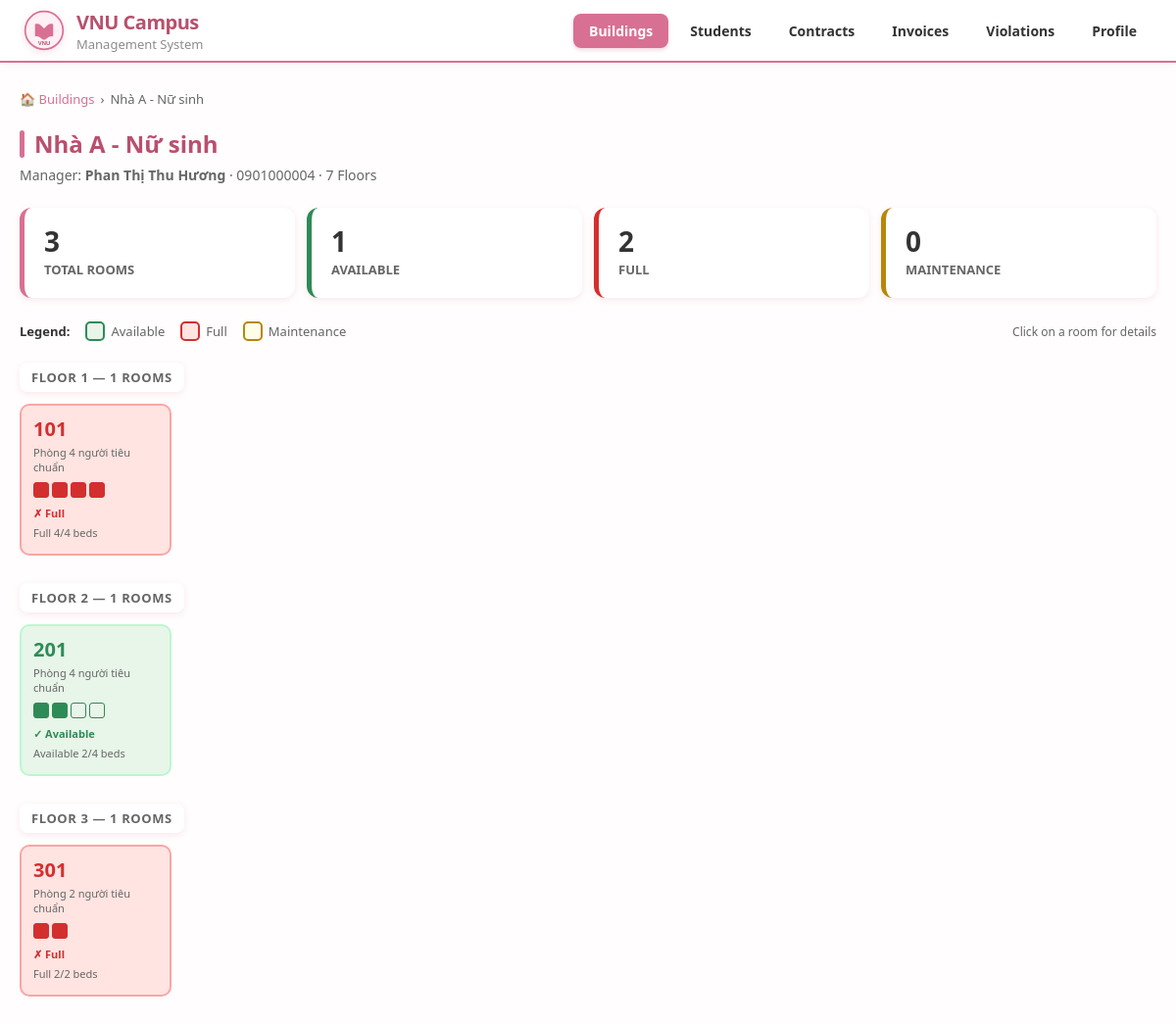
The page /ktx/RoomDetailView.php?building_id=1 on the database its author committed.
### tables this page shows
CREATE TABLE buildings (
    building_id    INT           NOT NULL AUTO_INCREMENT,
    building_code  VARCHAR(10)   NOT NULL UNIQUE,
    building_name  VARCHAR(100)  NOT NULL,
    gender_type    ENUM('male','female','mixed') NOT NULL,
    total_floors   TINYINT       NOT NULL DEFAULT 1,
    total_rooms    SMALLINT      NOT NULL DEFAULT 0,
    manager_name   VARCHAR(100)  DEFAULT NULL,
    manager_phone  VARCHAR(15)   DEFAULT NULL,
    description    TEXT          DEFAULT NULL,
    is_active      TINYINT(1)    NOT NULL DEFAULT 1,
    created_at     DATETIME      NOT NULL DEFAULT CURRENT_TIMESTAMP,
    updated_at     DATETIME      NOT NULL DEFAULT CURRENT_TIMESTAMP ON UPDATE CURRENT_TIMESTAMP,
    created_by     INT           DEFAULT NULL,              
    updated_by     INT           DEFAULT NULL,              
    PRIMARY KEY (building_id)
);

CREATE TABLE rooms (
    room_id           INT           NOT NULL AUTO_INCREMENT,
    building_id       INT           NOT NULL,
    type_id           INT           NOT NULL,               
    room_number       VARCHAR(10)   NOT NULL,
    floor             TINYINT       NOT NULL,
    current_occupancy TINYINT       NOT NULL DEFAULT 0,
    extra_facilities  JSON          DEFAULT NULL           COMMENT 'Tiện nghi bổ sung riêng phòng này',
    status_code       VARCHAR(50)   NOT NULL DEFAULT 'available',
    notes             TEXT          DEFAULT NULL,
    created_at        DATETIME      NOT NULL DEFAULT CURRENT_TIMESTAMP,
    updated_at        DATETIME      NOT NULL DEFAULT CURRENT_TIMESTAMP ON UPDATE CURRENT_TIMESTAMP,
    created_by        INT           DEFAULT NULL,           
    updated_by        INT           DEFAULT NULL,           
    PRIMARY KEY (room_id),
    FOREIGN KEY (building_id) REFERENCES buildings(building_id) ON DELETE CASCADE,
    FOREIGN KEY (type_id)     REFERENCES room_types(type_id),
    UNIQUE KEY uq_room (building_id, room_number),
    INDEX idx_status_code (status_code)
);

CREATE TABLE room_types (
    type_id          INT            NOT NULL AUTO_INCREMENT,
    type_code        VARCHAR(20)    NOT NULL UNIQUE   COMMENT 'vd: STANDARD_4, VIP_2',
    type_name        VARCHAR(100)   NOT NULL          COMMENT 'vd: Phòng 4 người tiêu chuẩn',
    capacity         TINYINT        NOT NULL          COMMENT 'Sức chứa tối đa',
    price_per_month  DECIMAL(10,2)  NOT NULL          COMMENT 'Giá thuê/tháng hiện hành',
    area_m2          DECIMAL(5,2)   DEFAULT NULL,
    default_facilities JSON         DEFAULT NULL      COMMENT 'Tiện nghi mặc định của loại phòng',
    description      TEXT           DEFAULT NULL,
    is_active        TINYINT(1)     NOT NULL DEFAULT 1,
    created_at       DATETIME       NOT NULL DEFAULT CURRENT_TIMESTAMP,
    updated_at       DATETIME       NOT NULL DEFAULT CURRENT_TIMESTAMP ON UPDATE CURRENT_TIMESTAMP,
    created_by       INT            DEFAULT NULL,
    updated_by       INT            DEFAULT NULL,
    PRIMARY KEY (type_id)
);

### ktx/RoomDetailView.php (the view, shortened to what this page needs)
<?php
$host = 'localhost'; $db = 'campus_final'; $user = 'root'; $pass = ''; $charset = 'utf8mb4';
try {
    $pdo = new PDO("mysql:host=$host;dbname=$db;charset=$charset", $user, $pass, [
        PDO::ATTR_ERRMODE => PDO::ERRMODE_EXCEPTION, PDO::ATTR_DEFAULT_FETCH_MODE => PDO::FETCH_ASSOC, PDO::ATTR_EMULATE_PREPARES => false,
    ]);
} catch (PDOException $e) { die('<p style="color:red">DB Connection Failed: ' . htmlspecialchars($e->getMessage()) . '</p>'); }
$buildingId = filter_input(INPUT_GET, 'building_id', FILTER_VALIDATE_INT);
$stmtB = $pdo->prepare("SELECT * FROM buildings WHERE building_id = :id AND is_active = 1");
$stmtB->execute([':id' => $buildingId]);
$building = $stmtB->fetch();
$stmtR = $pdo->prepare("
    SELECT r.room_id, r.room_number, r.floor, r.current_occupancy, r.status_code, r.notes,
           rt.type_id, rt.type_name, rt.capacity, rt.price_per_month, rt.area_m2,
           (rt.capacity - r.current_occupancy) AS empty_beds
    FROM rooms r JOIN room_types rt ON rt.type_id = r.type_id
    WHERE r.building_id = :bid ORDER BY r.floor ASC, r.room_number ASC
");
$stmtR->execute([':bid' => $buildingId]);
$rooms = $stmtR->fetchAll();
$byFloor = []; foreach ($rooms as $room) $byFloor[$room['floor']][] = $room; ksort($byFloor);
$total     = count($rooms);
$available = count(array_filter($rooms, fn($r) => $r['status_code'] === 'available'));
$full      = count(array_filter($rooms, fn($r) => $r['status_code'] === 'full'));
$maint     = count(array_filter($rooms, fn($r) => $r['status_code'] === 'maintenance'));
function statusInfo(string $code): array {
    return match($code) {
        'available'   => ['class' => 'room-available', 'label' => 'Available',   'icon' => '✓'],
        'full'        => ['class' => 'room-full',      'label' => 'Full',        'icon' => '✗'],
        'maintenance' => ['class' => 'room-maint',     'label' => 'Maintenance', 'icon' => '⚙'],
        'closed'      => ['class' => 'room-closed',    'label' => 'Closed',      'icon' => '🔒'],
        default       => ['class' => 'room-unknown',   'label' => $code,         'icon' => '?'],
    };
}
include 'header.php';
?>
<main class="page">
    <div class="breadcrumb">
        <a href="BuildingListView.php">🏠 Buildings</a>
        <span>›</span>
        <span><?= htmlspecialchars($building['building_name']) ?></span>
    </div>
    <h1 class="page-title"><?= htmlspecialchars($building['building_name']) ?></h1>
    <p class="page-desc">
        Manager: <strong><?= htmlspecialchars($building['manager_name'] ?? '—') ?></strong>
        · <?= htmlspecialchars($building['manager_phone'] ?? '') ?>
        · <?= $building['total_floors'] ?> Floors
    </p>
    <div class="stats-row" style="display:flex; gap:12px; flex-wrap:wrap; margin-bottom:24px;">
        <div class="stat-card" style="flex:1; min-width:110px;">
            <div class="stat-value"><?= $total ?></div><div class="stat-label">Total Rooms</div>
        </div>
        <div class="stat-card green" style="flex:1; min-width:110px;">
            <div class="stat-value"><?= $available ?></div><div class="stat-label">Available</div>
        </div>
        <div class="stat-card red" style="flex:1; min-width:110px;">
            <div class="stat-value"><?= $full ?></div><div class="stat-label">Full</div>
        </div>
        <div class="stat-card yellow" style="flex:1; min-width:110px;">
            <div class="stat-value"><?= $maint ?></div><div class="stat-label">Maintenance</div>
        </div>
    </div>
    <div style="display:flex; gap:16px; flex-wrap:wrap; margin-bottom:22px; align-items:center;">
        <strong style="font-size:13px">Legend:</strong>
        <div style="display:flex;align-items:center;gap:6px;font-size:13px;color:var(--muted);"><div style="width:20px;height:20px;border-radius:5px;background:var(--green-lt);border:2px solid var(--green);"></div> Available</div>
        <div style="display:flex;align-items:center;gap:6px;font-size:13px;color:var(--muted);"><div style="width:20px;height:20px;border-radius:5px;background:var(--red-lt);border:2px solid var(--red);"></div> Full</div>
        <div style="display:flex;align-items:center;gap:6px;font-size:13px;color:var(--muted);"><div style="width:20px;height:20px;border-radius:5px;background:var(--yellow-lt);border:2px solid var(--yellow);"></div> Maintenance</div>
        <span style="font-size:12px;color:var(--muted);margin-left:auto">Click on a room for details</span>
    </div>
    <?php if (empty($rooms)): ?>
        <div class="empty">No rooms available in this building.</div>
    <?php else: ?>
        <?php foreach ($byFloor as $floor => $floorRooms): ?>
        <div style="margin-bottom: 28px;">
            <div style="font-size:13px;font-weight:700;color:var(--muted);text-transform:uppercase;letter-spacing:.6px;padding:6px 12px;background:var(--card);border-radius:8px;display:inline-block;margin-bottom:12px;box-shadow:var(--shadow);">
                Floor <?= $floor ?> — <?= count($floorRooms) ?> rooms
            </div>
            <div style="display:grid; grid-template-columns:repeat(auto-fill, minmax(140px, 1fr)); gap:12px;">
                <?php foreach ($floorRooms as $room):
                    $info      = statusInfo($room['status_code']);
                    $capacity  = (int)$room['capacity'];
                    $occupied  = (int)$room['current_occupancy'];
                    $emptyBeds = (int)$room['empty_beds'];
                    $bgColor = match($room['status_code']) { 'available' => 'var(--green-lt)', 'full' => 'var(--red-lt)', 'maintenance' => 'var(--yellow-lt)', default => '#f3f4f6' };
                    $bdColor = match($room['status_code']) { 'available' => '#bbf7d0', 'full' => '#fca5a5', 'maintenance' => '#fde68a', default => '#d1d5db' };
                    $txColor = match($room['status_code']) { 'available' => 'var(--green)', 'full' => 'var(--red)', 'maintenance' => 'var(--yellow)', default => 'var(--muted)' };
                ?>
                <div style="border-radius:10px; border:2px solid <?= $bdColor ?>; background:<?= $bgColor ?>; padding:14px 12px; cursor:pointer; transition:transform .15s, box-shadow .15s;"
                     onmouseover="this.style.transform='translateY(-3px)'; this.style.boxShadow='0 6px 16px rgba(0,0,0,.12)';"
                     onmouseout="this.style.transform='none'; this.style.boxShadow='none';"
                     onclick="showModal(<?= htmlspecialchars(json_encode([
                         'room_number'       => $room['room_number'],
                         'floor'             => $room['floor'],
                         'type_name'         => $room['type_name'],
                         'capacity'          => $capacity,
                         'current_occupancy' => $occupied,
                         'empty_beds'        => $emptyBeds,
                         'price_per_month'   => $room['price_per_month'],
                         'area_m2'           => $room['area_m2'],
                         'status_code'       => $room['status_code'],
                         'status_label'      => $info['label'],
                         'notes'             => $room['notes'],
                     ]), ENT_QUOTES) ?>)"
                     title="Room <?= htmlspecialchars($room['room_number']) ?> — <?= $info['label'] ?>">
                    <div style="font-size:20px;font-weight:800;line-height:1;margin-bottom:6px;color:<?= $txColor ?>;">
                        <?= htmlspecialchars($room['room_number']) ?>
                    </div>
                    <div style="font-size:11px;color:var(--muted);margin-bottom:8px;">
                        <?= htmlspecialchars($room['type_name']) ?>
                    </div>
                    <div style="display:flex;gap:3px;flex-wrap:wrap;margin-bottom:8px;color:<?= $txColor ?>;">
                        <?php for ($i = 0; $i < $capacity; $i++): ?>
                        <div style="width:16px;height:16px;border-radius:3px;border:1.5px solid currentColor;font-size:9px;display:flex;align-items:center;justify-content:center; <?= ($i < $occupied) ? 'background:currentColor;' : '' ?>"
                             title="<?= ($i < $occupied) ? 'Occupied' : 'Empty' ?>">
                        </div>
                        <?php endfor; ?>
                    </div>
                    <div style="font-size:11px;font-weight:700;display:flex;align-items:center;gap:3px;color:<?= $txColor ?>;">
                        <?= $info['icon'] ?> <?= $info['label'] ?>
                    </div>
                    <?php if ($room['status_code'] === 'available'): ?>
                    <div style="font-size:11px;color:var(--muted);margin-top:5px;">Available <?= $emptyBeds ?>/<?= $capacity ?> beds</div>
                    <?php elseif ($room['status_code'] === 'full'): ?>
                    <div style="font-size:11px;color:var(--muted);margin-top:5px;">Full <?= $capacity ?>/<?= $capacity ?> beds</div>
                    <?php endif; ?>
                </div>
                <?php endforeach; ?>
            </div>
        </div>
        <?php endforeach; ?>
    <?php endif; ?>
</main>
</body>
</html>

### ktx/style.css (style rules this page uses)
*, *::before, *::after { box-sizing: border-box; margin: 0; padding: 0; }
:root { --bg: #FFFDFD; --card: #ffffff; --primary: #D87093; --primary-hover: #C25A7A; --primary-dk:#B8506E; --primary-lt:#FFF0F5; --text: #333333; --muted: #666666; --border: #F0D8DE; --green: #2E8B57; --green-lt: #E8F5E9; --red: #D32F2F; --red-lt: #FFE4E1; --yellow: #B8860B; --yellow-lt: #FFFDE7; --blue: #0ea5a4; --blue-lt: #E0F2F1; --purple: #8E24AA; --purple-lt: #F3E8FF; --radius: 12px; --shadow: 0 2px 6px rgba(216, 112, 147, 0.15); }
body { font-family: 'Segoe UI', system-ui, sans-serif; background: var(--bg); color: var(--text); min-height: 100vh; }
.page { max-width: 1280px; margin: 0 auto; padding: 28px 20px; }
.page-title { font-size: 24px; font-weight: 700; color: var(--primary-dk); display: flex; align-items: center; gap: 10px; margin-bottom: 6px; }
.page-title::before { content: ''; display: block; width: 5px; height: 28px; background: var(--primary); border-radius: 3px; }
.page-desc { color: var(--muted); font-size: 14px; margin-bottom: 24px; }
.breadcrumb { display: flex; align-items: center; gap: 6px; font-size: 13px; color: var(--muted); margin-bottom: 20px; font-weight: 500; }
.breadcrumb a { color: var(--primary); text-decoration: none; }
.stats-row, .summary-row { display: grid; grid-template-columns: repeat(auto-fit, minmax(160px, 1fr)); gap: 16px; margin-bottom: 24px; }
.stat-card { background: var(--card); border-radius: var(--radius); padding: 20px; box-shadow: var(--shadow); border-left: 5px solid var(--primary); transition: transform 0.2s ease; }
.stat-card.green { border-color: var(--green); }
.stat-card.red { border-color: var(--red); }
.stat-card.yellow { border-color: var(--yellow); }
.stat-value { font-size: 28px; font-weight: 800; line-height: 1; color: var(--text); }
.stat-label { font-size: 13px; font-weight: 600; color: var(--muted); margin-top: 6px; text-transform: uppercase; }

### rows shown on the page
buildings: building_name "Nhà A - Nữ sinh", manager_name "Phan Thị Thu Hương", manager_phone "0901000004", total_floors "7"
rooms: room_number "101", type.type_name "Phòng 4 người tiêu chuẩn", status_code "✗", status_code "Full", type.capacity "4"
rooms: room_number "201", type.type_name "Phòng 4 người tiêu chuẩn", current_occupancy 2 (drawn), status_code "✓", status_code "Available", emptyBeds "2", type.capacity "4"
rooms: room_number "301", type.type_name "Phòng 2 người tiêu chuẩn", status_code "✗", status_code "Full", type.capacity "2"

### other values the page prints
$total "3"
$available "1"
$full "2"
$maint "0"
$floor "1"
count($floorRooms) "1"
$floor "2"
$floor "3"
